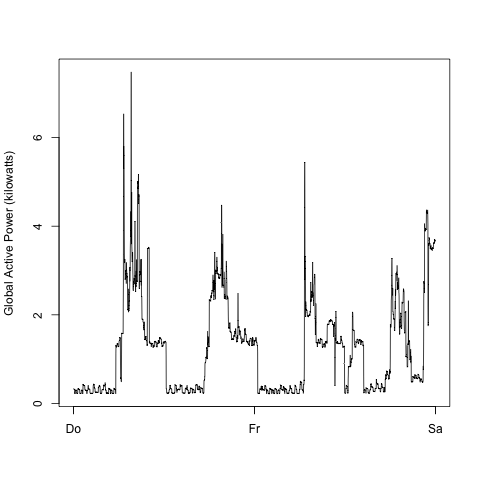

Write the R code that produced this figure.

# convert date and time variables with strptime
sub_hpc$dt <- strptime(paste(sub_hpc$Date, sub_hpc$Time, sep=" "), "%d/%m/%Y %H:%M:%S") 

png("plot2.png", width=480, height=480)
plot(sub_hpc$dt, sub_hpc$globactpow, type="l", xlab="", ylab="Global Active Power (kilowatts)")
dev.off()